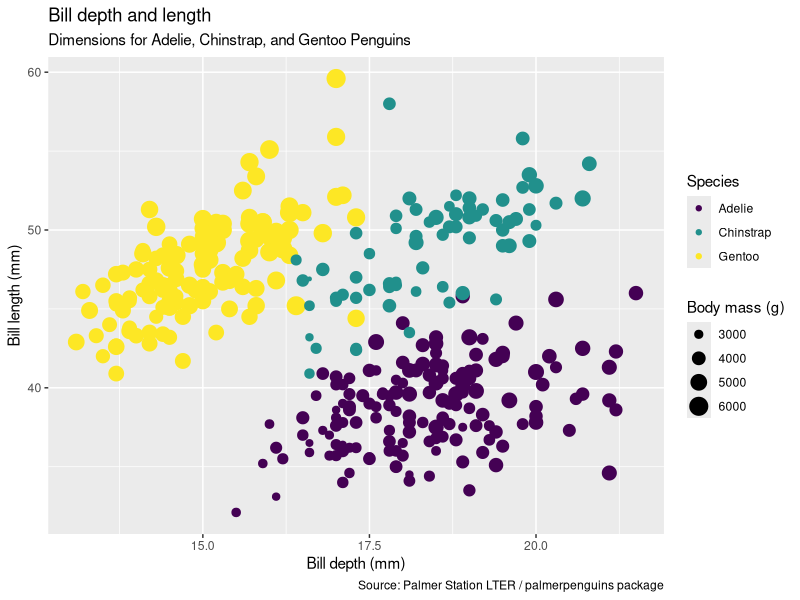
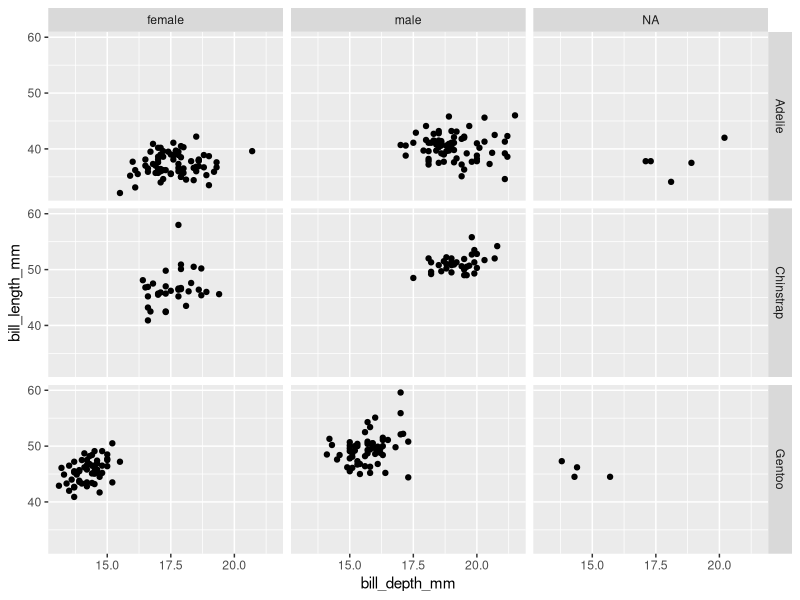
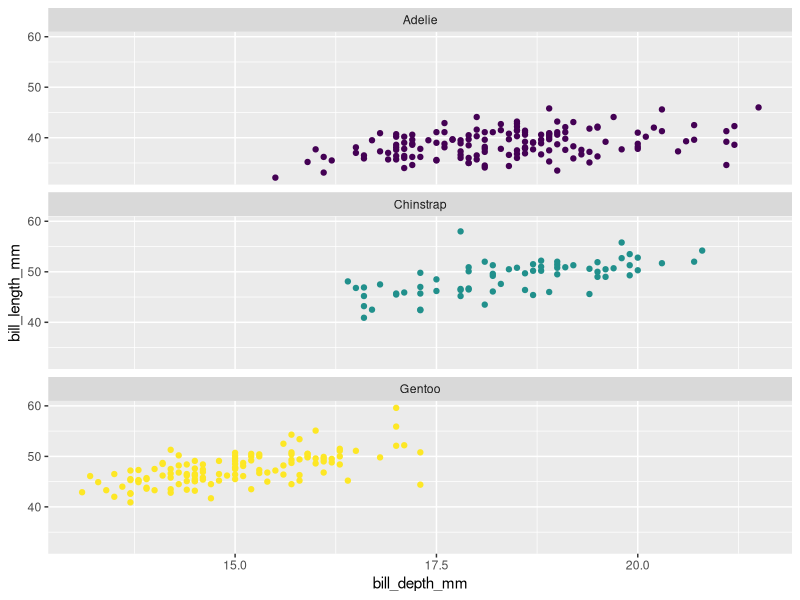

Write the R code that produced these figures, in order.
#BIOL551 Lab CSUN Spring 2021
#Created by Jamie Kerlin
#Created on 2021-02-08

#Reviewing making ggplot
#Making plot of bill depth and length using Palmer penguins package data

### Load libraries #######
library(ggplot2)
library(tidyverse)
library(palmerpenguins)

### Template for ggplot ######
#ggplot(data = [dataset],
       #mapping = aes(x = [x-variable],
                     #y = [y-variable])) +
  #geom_xxx() +
  #other options

### Look at data #######
glimpse(penguins)

### Plotting penguin data #######
ggplot(data = penguins, #start with data frame
       mapping = aes(x = bill_depth_mm, #map bill depth to x axis
                     y = bill_length_mm, #map bill length to y axis
                     color = species, #map species to color of each point
                     size = body_mass_g)) + #map body mass to size
  geom_point() + #Represent each observation with a point
  labs(title = "Bill depth and length", #Add title and subtitle to plot
      subtitle = "Dimensions for Adelie, Chinstrap, and Gentoo Penguins",
      x = "Bill depth (mm)", y = "Bill length (mm)", #Change x and y axis labels
      color = "Species", size = "Body mass (g)", #Change legends to proper capitalization
      caption = "Source: Palmer Station LTER / palmerpenguins package") + #Add caption
  scale_color_viridis_d() #Changes colors to those that are clear for color-blindness


### Faceting data ######
ggplot(penguins,
       aes(x = bill_depth_mm,
           y = bill_length_mm)) + 
  geom_point() +
  facet_grid(species~sex) #species on y is a function of sex on x axis

#Facet_wrap
ggplot(penguins,
      aes(x = bill_depth_mm,
          y = bill_length_mm,
          color = species)) + 
  geom_point() +
  scale_color_viridis_d() +
  facet_wrap(~species, ncol = 1) + #only 1 variable, can specify columns
  guides(color = FALSE) #take out legend for color bc redundant
